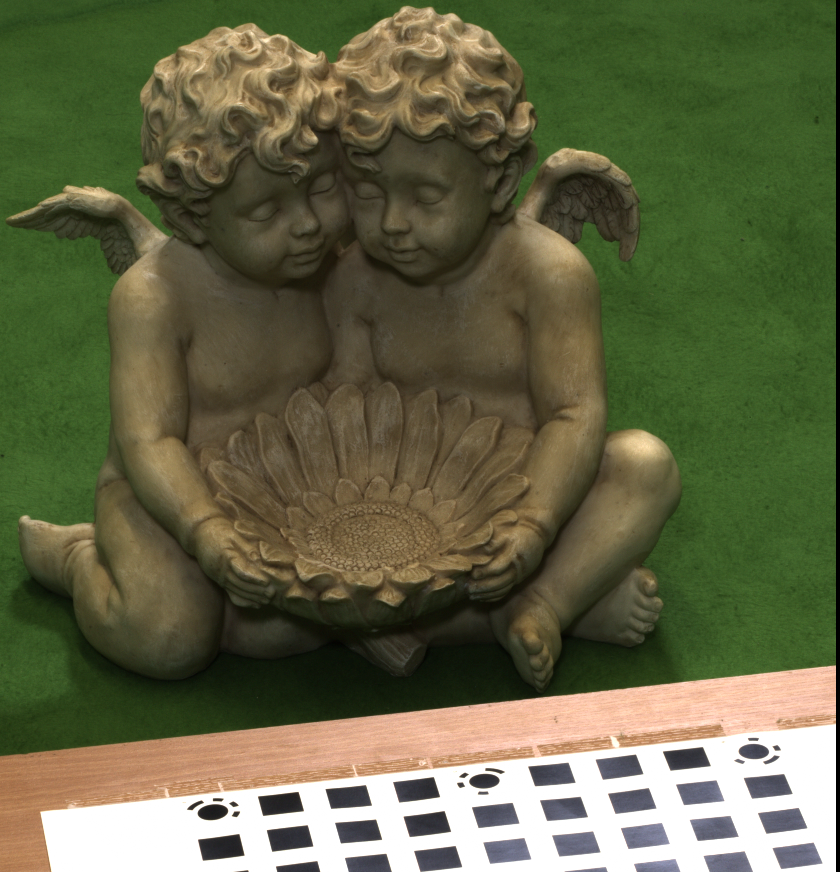
#> input picture data/Statue1.bmp, 840 x 872 px
$ jupyter execute --allow-errors test_codes.ipynb   (shell and % lines are left out)
#> lines starting #> are read from the running program, lines starting #| are printed output that depends on the picture
[cell 1]
import cv2 as cv
import numpy as np
import random
import matplotlib.pyplot as plt
from mpl_toolkits.mplot3d import Axes3D

plt.rcParams['figure.figsize'] = [5,2]

# [7 lines of commented-out code are left out]
img1 = cv.imread("data/Statue1.bmp",0)
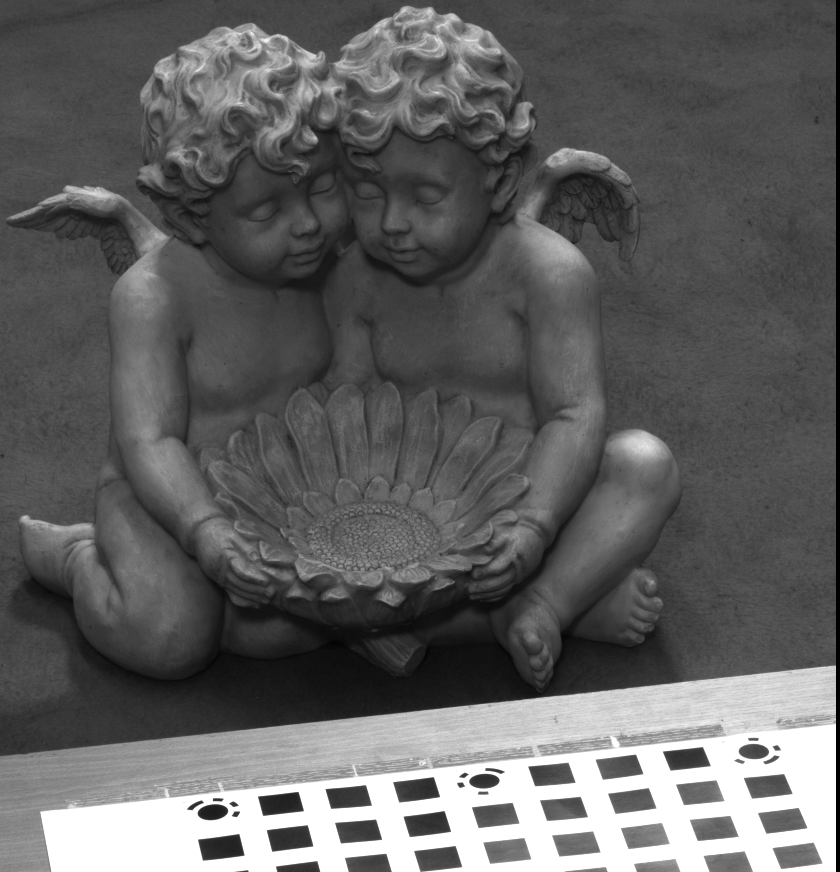
#> img1: shape (872, 840); min 0, max 255, mean 96.7
img2 = cv.imread("data/Statue2.bmp",0)
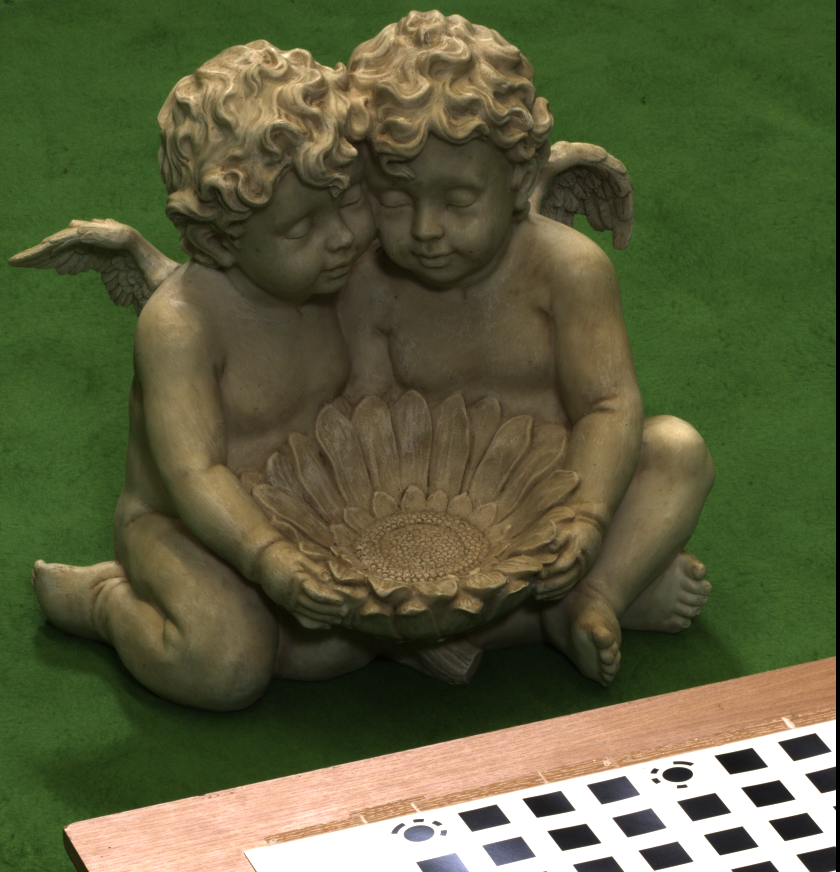
#> input picture data/Statue2.bmp, 840 x 872 px
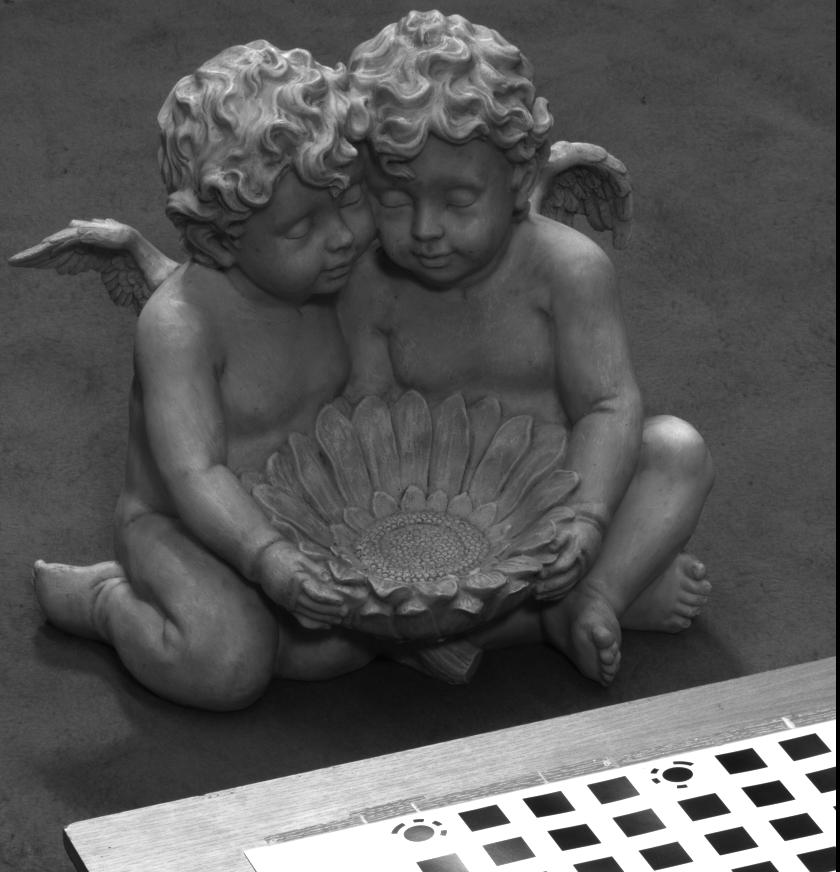
#> img2: shape (872, 840); min 0, max 255, mean 89.3
K1 = np.array([[5426.566895, 0.678017, 330.096680],[0.000000, 5423.133301, 648.950012],[0,0,1]])
K2 = np.array([[5426.566895, 0.678017, 387.430023], [0.000000, 5423.133301,620.616699] , [0,0,1]])


def show_image(img):
    plt.figure()
    plt.imshow(img)
    plt.xticks([]), plt.yticks([])
    plt.show()

def show_comparison_image(img1, img2):
    plt.figure()
    plt.subplot(121)
    plt.imshow(img1)
    plt.xticks([]), plt.yticks([])
    plt.subplot(122)
    plt.imshow(img2)
    plt.xticks([]), plt.yticks([])
    plt.show()


def filter_ratio_matches(matches, kp1, kp2, ratio=0.7):
    new_kp1, new_kp2, new_matches = [], [], []
    ctr = 0
    for i, (m, n) in enumerate(matches):  #
        if m.distance < ratio * n.distance:
            new_kp1.append(kp1[m.queryIdx])
            new_kp2.append(kp2[m.trainIdx])
            new_matches.append([cv.DMatch(ctr, ctr, m.distance)])
            ctr += 1
    return new_matches, new_kp1, new_kp2

# [16 lines left out: function drawlines, not called in this run]

show_img1 = cv.cvtColor(img1, cv.COLOR_GRAY2RGB)
show_img2 = cv.cvtColor(img2, cv.COLOR_GRAY2RGB)
show_comparison_image(show_img1, show_img2)
#> in show_comparison_image, `plt.show()`:
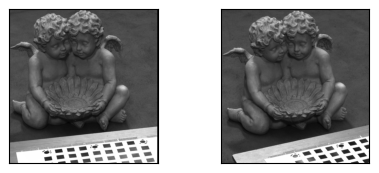
#> figure drawn by matplotlib, 2 panels

[cell 2]
# Make SIFT Object
sift = cv.xfeatures2d.SIFT_create()

# Detect Local Descriptors and Keypoints
kp1, des1 = sift.detectAndCompute(img1,None)
#> kp1 = 1379 keypoints; strongest (x, y, size): (236, 814, 3.8), (234, 804, 3.7), (213, 812, 12.7), (461, 785, 3.7)
kp2, des2 = sift.detectAndCompute(img2,None)
#> kp2 = 1351 keypoints; strongest (x, y, size): (654, 771, 3.7), (768, 794, 18.1), (795, 827, 18.5), (794, 827, 18.4)

# Brute Force Local Descripter Matcher
bf = cv.BFMatcher(cv.NORM_L2)

# For each local descriptor des1, find 2 best correspondence from des 2
matches = bf.knnMatch(des1, des2, k=2)  # Think of it just finding a cluster of ssd.
#> matches = 1379 matches

matches, kp1, kp2 = filter_ratio_matches(matches, kp1, kp2, 0.7)
#> after the loop in filter_ratio_matches, `for i, (m, n) in enumerate(matches):`: ctr = 434; new_kp1 = 434 keypoints; strongest (x, y, size): (236, 814, 3.8), (234, 804, 3.7), (461, 785, 3.7), (227, 847, 17.7); new_kp2 = 434 keypoints; strongest (x, y, size): (654, 771, 3.7), (656, 781, 3.7), (679, 774, 13.5), (633, 824, 17); new_matches = 434 matches
#> matches = 434 matches; kp1 has the same summary as new_kp1 in filter_ratio_matches; kp2 has the same summary as new_kp2 in filter_ratio_matches

output = cv.drawMatchesKnn(img1, kp1, img2, kp2, matches, None, flags=2)
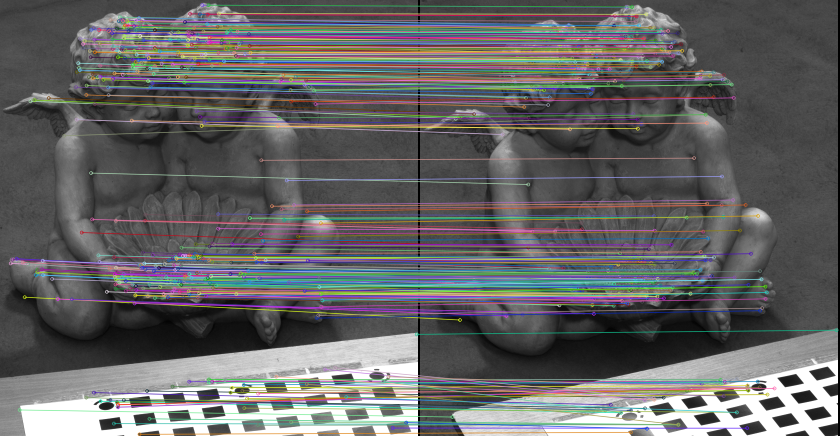
#> output: shape (872, 1680, 3) (shown at 1/2 size); mean of channels 0, 1, 2 100.3, 99.8, 100.2; drawn as B, G, R
show_image(output)

[cell 3]
def normalize2dpts(in_pts):
    centroid = np.array([in_pts[:,0].mean(), in_pts[:,1].mean(),0])
    pts = in_pts - centroid

    meandist = np.sqrt(pts[:,0]**2 + pts[:,1]**2).mean()
    scale = np.sqrt(2)/(meandist)

    T = np.array([[scale, 0, -scale*centroid[0]],
                  [0, scale, -scale*centroid[1]],
                  [0,0,1]])

    newpts = np.dot(T, in_pts.transpose()).transpose()
#     result = np.dot(np.linalg.inv(T), newpts.transpose()).transpose()
    return newpts, T

def fundmat(in_points_in_img1, in_points_in_img2):
    # normalize
    points_in_img1, T1 = normalize2dpts(in_points_in_img1)
    points_in_img2, T2 = normalize2dpts(in_points_in_img2)

    # Solve for A
    s = points_in_img1.shape[0]

    A = np.zeros((s, 9))
    for index in range(0, s):
        x, y = points_in_img1[index][0], points_in_img1[index][1]
        tx, ty = points_in_img2[index][0], points_in_img2[index][1]
        A[index] = [tx*x, tx*y, tx, ty*x, ty*y, ty, x,y,1]

    u, s, v = np.linalg.svd(A)
    F = v[-1].reshape(3, 3)  # eigenvector with the least eigenvalue

    u, s, v = np.linalg.svd(F)
    s[2] = 0
    F = np.dot(np.dot(u,np.diag(s)),v)

    # denormalize
    F = np.dot(np.dot(T2.transpose(),F),T1)

    return F/F[2,2]

# [4 lines left out: function computeEpipoleLines, not called in this run]

def transformPtsToArrayPts(kp1, kp2, matches):
    tup_matches_kp1 = [kp1[dt[0].queryIdx].pt for dt in matches]
#> tup_matches_kp1 = 434 pairs, first value 21.15 to 832.9, second value 9.82 to 868.2
    tup_matches_kp2 = [kp2[dt[0].trainIdx].pt for dt in matches]
#> tup_matches_kp2 = 434 pairs, first value 37.94 to 832.7, second value 13.54 to 864.3
    matches_kp1 = np.array([[h for h in kp] + [1] for kp in tup_matches_kp1])
#> matches_kp1 = 434 rows, first 8: [21.15, 526.3, 1], [24.82, 518.7, 1], [24.82, 518.7, 1], [32.89, 517, 1], [39.07, 819.4, 1], [45.14, 524.3, 1], [48.94, 593.9, 1], [56.12, 528, 1]
    matches_kp2 = np.array([[h for h in kp] + [1] for kp in tup_matches_kp2])
#> matches_kp2 = 434 rows, first 8: [37.94, 572.2, 1], [39.97, 563, 1], [39.97, 563, 1], [47.76, 560.3, 1], [64.34, 833.6, 1], [65.92, 567.2, 1], [79.41, 639.5, 1], [77.79, 569.4, 1]
    return matches_kp1, matches_kp2

def calculateSampsonDistance(matches_kp1, matches_kp2, F):
    Fx1 = np.dot(F,matches_kp1.transpose())
    Fx2 = np.dot(F.transpose(),matches_kp2.transpose())
    denom = (Fx1[0]**2 + Fx1[1]**2 + Fx2[0]**2 + Fx2[1]**2).reshape(-1,1)
    err = (np.diag(np.dot(matches_kp2,np.dot(F,matches_kp1.transpose())))**2)
    err = err.reshape(-1,1) / denom
    return err

def randomPartition(n,n_data):
    """return n random rows of data (and also the other len(data)-n rows)"""
    all_idxs = np.arange( n_data )
    np.random.shuffle(all_idxs)
    idxs1 = all_idxs[:n]
    idxs2 = all_idxs[n:]
    return idxs1, idxs2

def findFundMatRansac(matches_kp1, matches_kp2, s=8, threshold=1,
           maxIterations=5000, returnMatches=False,
           inlierThreshold=50, confidence=0.99999):
#> called with matches_kp1 = array of shape (434, 3), matches_kp2 = array of shape (434, 3), s = 8, threshold = 1, maxIterations = 5000, returnMatches = True, inlierThreshold = 50, confidence = 1
    cnt_matches = matches_kp1.shape[0]
#> cnt_matches = 434
    best_fit = []
    best_error = np.Infinity
    best_kp1, best_kp2 = [], []
    best_total = 0

    k = maxIterations
    for iter in range(k):
        maybe_idxs, test_idxs = randomPartition(s, cnt_matches)
        # Take s data points
        data_p1 = np.take(matches_kp1, maybe_idxs, axis=0)
        data_p2 = np.take(matches_kp2, maybe_idxs, axis=0)
        # Fit a fundamental matrix
        F = fundmat(data_p1, data_p2)

        # Test the current fundamental matrix
        test_p1 = np.take(matches_kp1, test_idxs, axis=0)
        test_p2 = np.take(matches_kp2, test_idxs, axis=0)
        errs = calculateSampsonDistance(test_p1, test_p2, F)

        # Current Inliers
        inlier_indices = [errs[:, 0] < threshold]

        # Get Current Inliers
        current_p1 = np.append(data_p1, test_p1[inlier_indices], axis=0)
        current_p2 = np.append(data_p2, test_p2[inlier_indices], axis=0)
        current_total = current_p1.shape[0]

        if current_total > best_total and current_total >= inlierThreshold:
            better_fit = fundmat(current_p1, current_p2)
            better_err = calculateSampsonDistance(current_p1, current_p2, F)

            if (best_error > better_err.mean()):
                best_fit = better_fit
                best_kp1 = current_p1
                best_kp2 = current_p2
                best_total = current_p1.shape[0]

                # # we are done in case we have enough inliers
                r = current_total / cnt_matches
                nk = np.log(1 - confidence) / np.log(1 - pow(r, s))
                k = iter + nk

        if iter > k:
            break
#> this loop made 1 pass
#> after the loop, best_fit = []; best_kp1 = []; best_kp2 = []; best_total = 0; k = 5000

#     print(str(best_total) + "/" + str(cnt_matches))
    if returnMatches:
        return best_fit, best_kp1, best_kp2

    return best_fit

[cell 4]
matches_kp1, matches_kp2 = transformPtsToArrayPts(kp1, kp2, matches)

print("Fundamental Matrix")
#> (the rest of this cell did not finish here and is left out)
